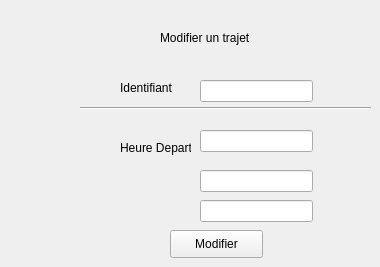
      <widget class="QWidget" name="tab_13">
       <attribute name="title">
        <string>Modifier</string>
       </attribute>
       <widget class="QPushButton" name="modifierTrajet">
        <property name="geometry">
         <rect>
          <x>170</x>
          <y>230</y>
          <width>93</width>
          <height>28</height>
         </rect>
        </property>
        <property name="text">
         <string>Modifier</string>
        </property>
       </widget>
       <widget class="QLabel" name="label_28">
        <property name="geometry">
         <rect>
          <x>160</x>
          <y>30</y>
          <width>101</width>
          <height>16</height>
         </rect>
        </property>
        <property name="text">
         <string>Modifier un trajet</string>
        </property>
       </widget>
       <widget class="Line" name="line_3">
        <property name="geometry">
         <rect>
          <x>80</x>
          <y>100</y>
          <width>291</width>
          <height>16</height>
         </rect>
        </property>
        <property name="orientation">
         <enum>Qt::Horizontal</enum>
        </property>
       </widget>
       <widget class="QLabel" name="label_29">
        <property name="geometry">
         <rect>
          <x>120</x>
          <y>140</y>
          <width>71</width>
          <height>16</height>
         </rect>
        </property>
        <property name="text">
         <string>Heure Depart</string>
        </property>
       </widget>
       <widget class="QLineEdit" name="idTrajetModif">
        <property name="geometry">
         <rect>
          <x>200</x>
          <y>80</y>
          <width>113</width>
          <height>22</height>
         </rect>
        </property>
       </widget>
       <widget class="QLineEdit" name="heuredepartTrajetModif">
        <property name="geometry">
         <rect>
          <x>200</x>
          <y>130</y>
          <width>113</width>
          <height>22</height>
         </rect>
        </property>
       </widget>
       <widget class="QLabel" name="label_31">
        <property name="geometry">
         <rect>
          <x>120</x>
          <y>80</y>
          <width>55</width>
          <height>16</height>
         </rect>
        </property>
        <property name="text">
         <string>Identifiant</string>
        </property>
       </widget>
       <widget class="QLineEdit" name="heuredepartTrajetModif_2">
        <property name="geometry">
         <rect>
          <x>200</x>
          <y>170</y>
          <width>113</width>
          <height>22</height>
         </rect>
        </property>
       </widget>
       <widget class="QLineEdit" name="idd">
        <property name="geometry">
         <rect>
          <x>200</x>
          <y>200</y>
          <width>113</width>
          <height>22</height>
         </rect>
        </property>
       </widget>
      </widget>
